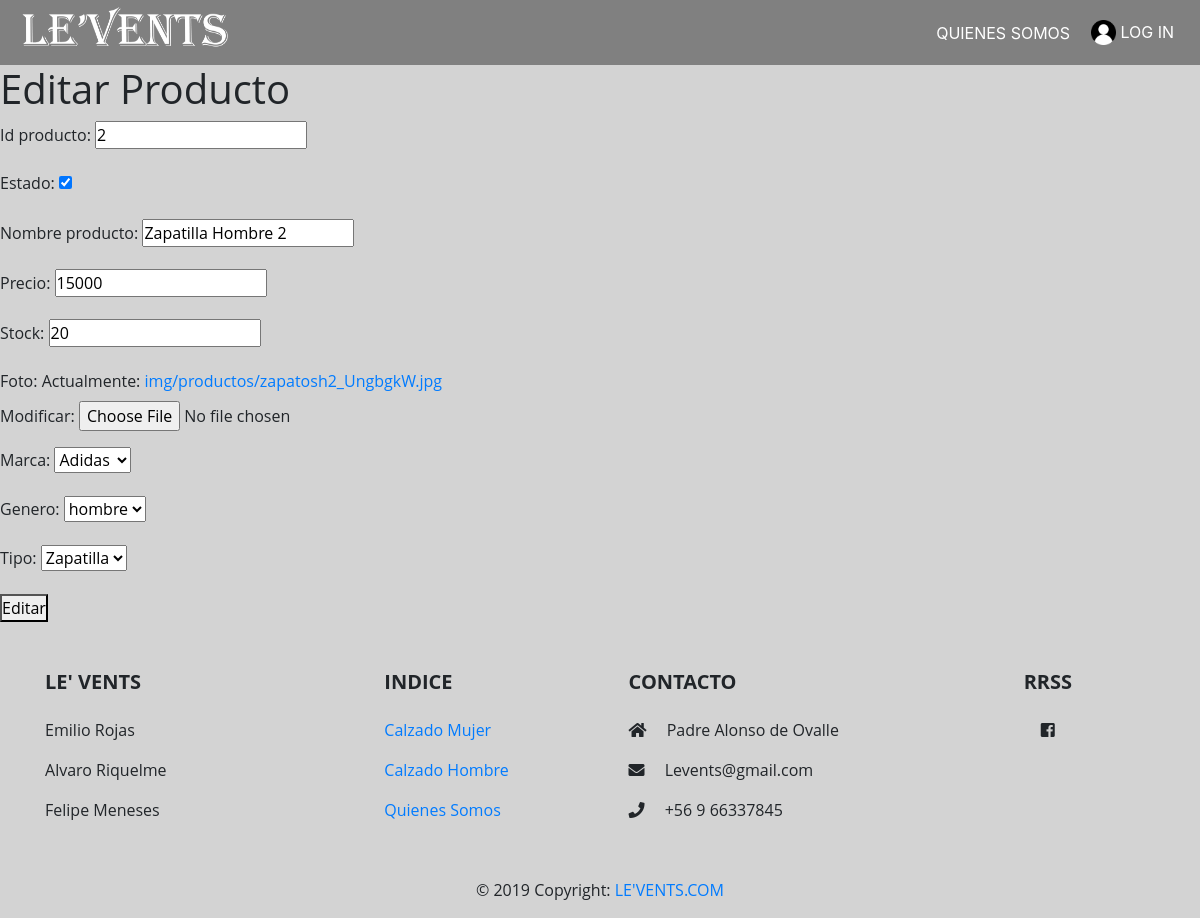
The app's page /productos_editar/2/ with its own data.
### LeVents/models.py (models this page shows, shortened)
class Producto(models.Model):
    id_producto = models.IntegerField()
    estado = models.BooleanField(default=True)
    nombre_producto = models.CharField(max_length=100)
    precio = models.IntegerField()
    stock = models.IntegerField()
    foto = models.ImageField(upload_to='img/productos', null=True)
    marca = models.ForeignKey(Marca, on_delete=models.CASCADE)
    genero = models.ForeignKey(Genero, on_delete=models.CASCADE)
    tipo = models.ForeignKey(Tipo, on_delete=models.CASCADE)

### LeVents/views.py (the view)
# urls.py: url(r'^productos_editar/(?P<id_producto>\d+)/$', editar_producto, name='producto_editar'),
def editar_producto(request, id_producto):
    producto = Producto.objects.get(id_producto=id_producto)
    if request.method == "GET":
        form= ProductoForm(instance=producto)
    else:
        form= ProductoForm(request.POST, instance=producto)
        if form.is_valid():
            producto = form.save(commit=False)
            producto.save()
        return redirect('/')
    return render(request, "LeVents/productos_editar.html", {'form':form})

### LeVents/forms.py
class ProductoForm(forms.ModelForm):
    class Meta:
        model = Producto
        fields = ['id_producto','estado','nombre_producto','precio','stock','foto','marca','genero','tipo']

### LeVents/models.py (called while the page is built)
    def __str__(self):
        return self.nombre_marca

    def __str__(self):
        return self.nombre_genero

    def __str__(self):
        return self.nombre_tipo

### LeVents/templates/LeVents/productos_editar.html (shortened to what this page needs)
{% extends './base/index.html' %}
{% load staticfiles %}
{% block content %}
<h1>Editar Producto</h1>
<form method="POST">
    {{ form.as_p }}
    <button type="submit">Editar</button>
</form>
{% endblock  %}

### static/css/popup.css (style rules this page uses)
* { padding: 0; margin: 0; box-sizing:border-box; }
body { background: #fff; font-family: 'Open Sans', sans-serif; }

### records on screen
Producto: id_producto "2", estado "☑", nombre_producto "Zapatilla Hombre 2", precio "15000", stock "20", marca "Adidas", genero "hombre", tipo "Zapatilla"
